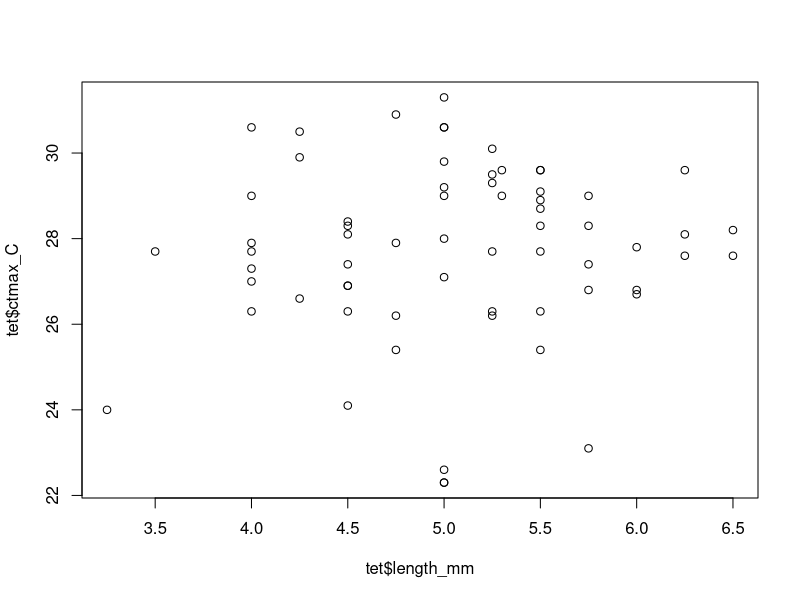
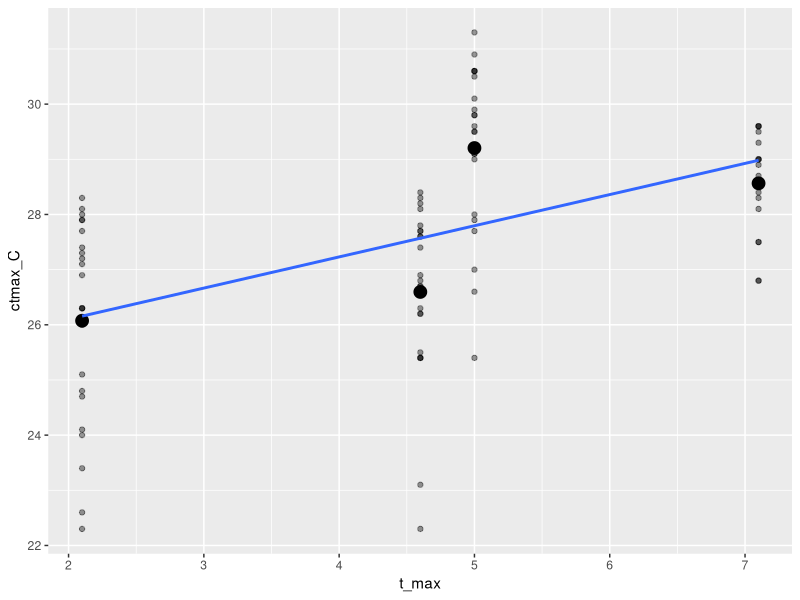
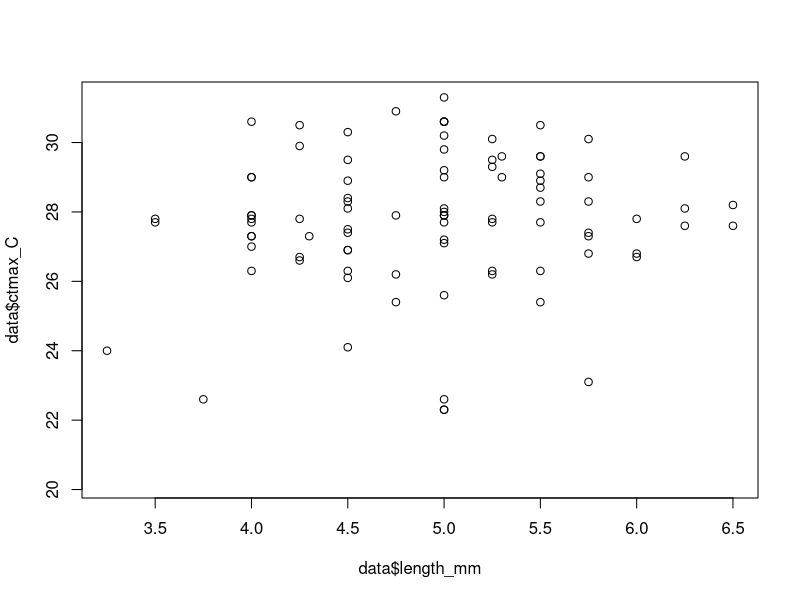
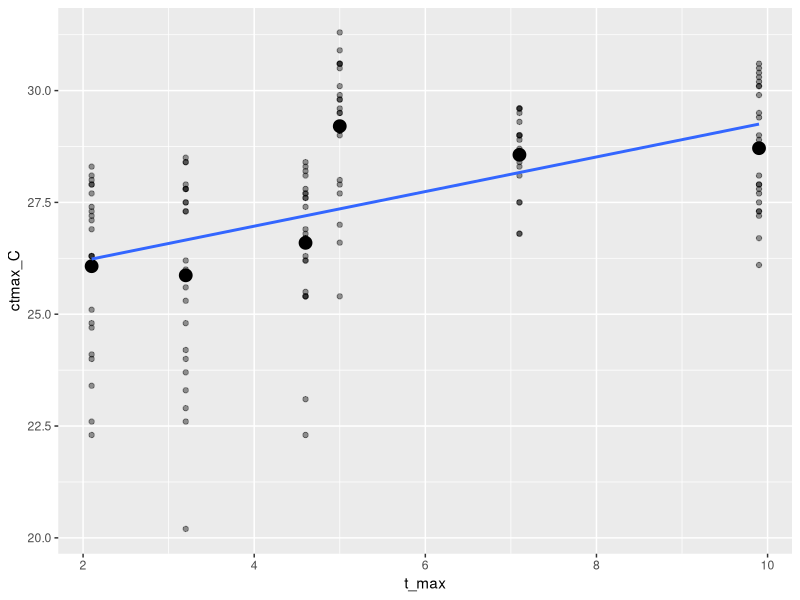

Reproduce these figures in R, in order.
###################################################################################
# R code for 2018 work on Lednia tetonica etc., created by A. A. Shah. 
# Title: "Mountain stoneflies may tolerate warming streams: evidence from organismal physiology and gene expression" 
# Journal: Global Change Biology, 2020
# Authors: Scott Hotaling, Alisha A. Shah, et. al.
###################################################################################

#Set working directory, read in data
setwd("PATH TO DATA")
data <- read.csv("Teton_CTmax.csv")

#Check data
head(data)
tail(data)
str(data)

####### TETONICA ONLY / MAIN ANALYSIS #######

#Subset data to include only Lednia tetonica
tet<-subset(data, data$species=="L. Tetonica")
#Check data
head(tet)
str(tet)

#Is there an effect of body size on CTmax in L. tetonica?
size.test1 <- lm(ctmax_C ~ length_mm, data = tet)
summary(size.test1) #size effect is non-significant
#Visualize
plot(tet$ctmax_C~tet$length_mm)

#Because there is no effect of size, final model will only include CTmax and Tmax. Here we ask, do insects experiencing higher maximum stream temperatures (Tmax) have higher heat tolerance (CTmax)?

m1 = lm(ctmax_C~t_max, data=tet)
summary(m1) #Tmax is a significant predictor of CTmax, relationship is positive. 
anova(m1)
#Visualize
require(ggplot2)
require(dplyr)
#Get means
gd <- tet %>% 
  group_by(t_max) %>% 
  summarise(ctmax_C = mean(ctmax_C))
gd
#Plot data and overlay means
ggplot(tet, aes(x = t_max, y = ctmax_C)) +
  geom_point(alpha = .4) +
  geom_point(data = gd, size = 4)+
  geom_smooth(method='lm', se=FALSE)

####### INCLUDE ZAPADA AND L. TUMANA / SUPPLEMENTARY ANALYSIS #######

#Use data = data

#Is there an effect of body size on CTmax in the complete dataset?
size.test2 <- lm(ctmax_C ~ length_mm, data = data)
summary(size.test2) #size effect is non-significant
#Visualize
plot(data$ctmax_C~data$length_mm)

#As with Tetnica only, there is no effect on size so the final model will only include CTmax and Tmax. Here we ask, do insects experiencing higher maximum stream temperatures (Tmax) have higher heat tolerance (CTmax)?

m2 = lm(ctmax_C~t_max, data=data)
summary(m2) #Tmax is a significant predictor of CTmax 
anova(m2)
#Visualize
require(ggplot2)
require(dplyr)
#Get means
gd <- data %>% 
  group_by(t_max) %>% 
  summarise(ctmax_C = mean(ctmax_C))
gd
#Plot data and overlay means
ggplot(data, aes(x = t_max, y = ctmax_C)) +
  geom_point(alpha = .4) +
  geom_point(data = gd, size = 4)+
  geom_smooth(method='lm', se=FALSE)
